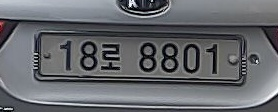
#> input picture openCV/data/src/18로8801.jpg, 278 x 112 px; its folder holds 4 pictures in this run
$ python carDef_copy.py   (older library calls are emulated)
#> lines starting #> are read from the running program, lines starting #| are printed output that depends on the picture
# %%
import numpy as np
import cv2
import os
# %%
file_path='.\\data\\src'
file_list = os.listdir(file_path)
file_list
# %%
# [8 lines left out: function SVM_create, not called in this run]
# %%
nsample=10000
trainData=[]
for i in range(nsample):
    img_array=np.fromfile(file_path+'\\'+file_list[i],np.uint8)
    img_decoded=cv2.imdecode(img_array,-1)
#> img_decoded is the input picture: shape (112, 278, 3); mean B, G, R 108.5, 104, 101.7
    img=cv2.resize(img_decoded,dsize=(350,150),interpolation=cv2.INTER_AREA)
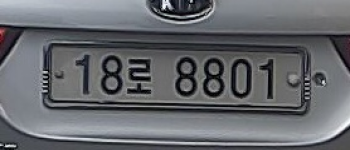
#> img: shape (150, 350, 3); mean B, G, R 108.4, 103.9, 101.7
    trainData.append(img)
#> pass 2 of the loop `for i in range(nsample):`:
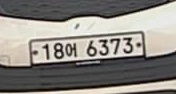
#> input picture openCV/data/src/18어6373.jpg, 176 x 94 px
#> img_decoded is the input picture: shape (94, 176, 3); mean B, G, R 128.6, 134.3, 137.9
#> `img=cv2.resize(img_decoded,dsize=(350,150),interpolation=cv2.INTER_AREA)`:
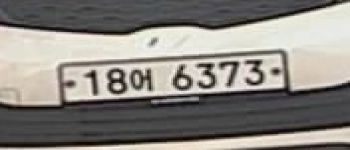
#> img: shape (150, 350, 3); mean B, G, R 128.5, 134.2, 137.9
#> pass 3 of the loop `for i in range(nsample):`:
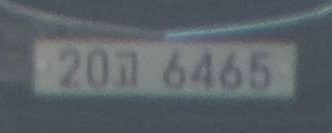
#> input picture openCV/data/src/20고6465.jpg, 332 x 133 px
#> img_decoded is the input picture: shape (133, 332, 3); mean B, G, R 103.9, 98.8, 91
#> `img=cv2.resize(img_decoded,dsize=(350,150),interpolation=cv2.INTER_AREA)`:
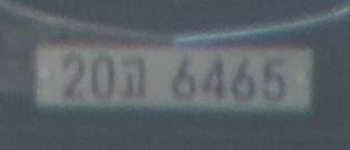
#> img: shape (150, 350, 3); mean B, G, R 103.8, 98.7, 90.9
#> (the run stopped early here; a loop or call above may not have finished)
